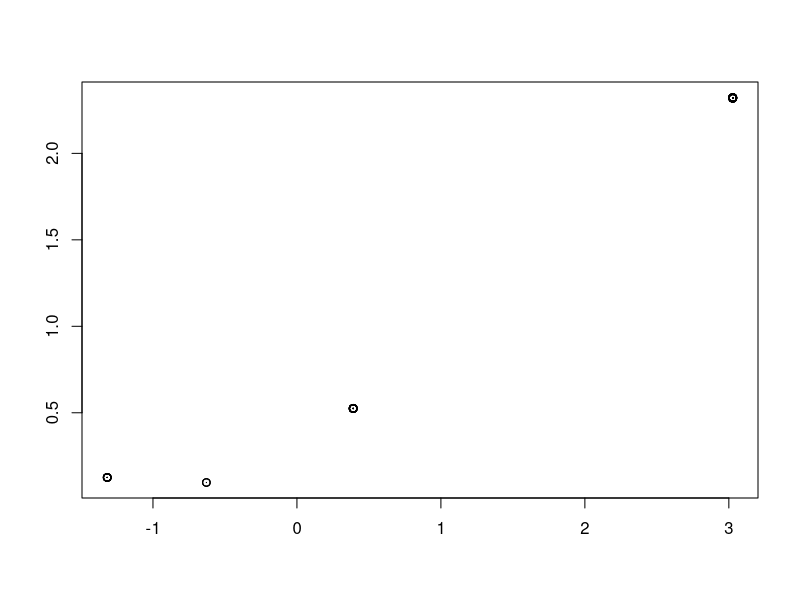
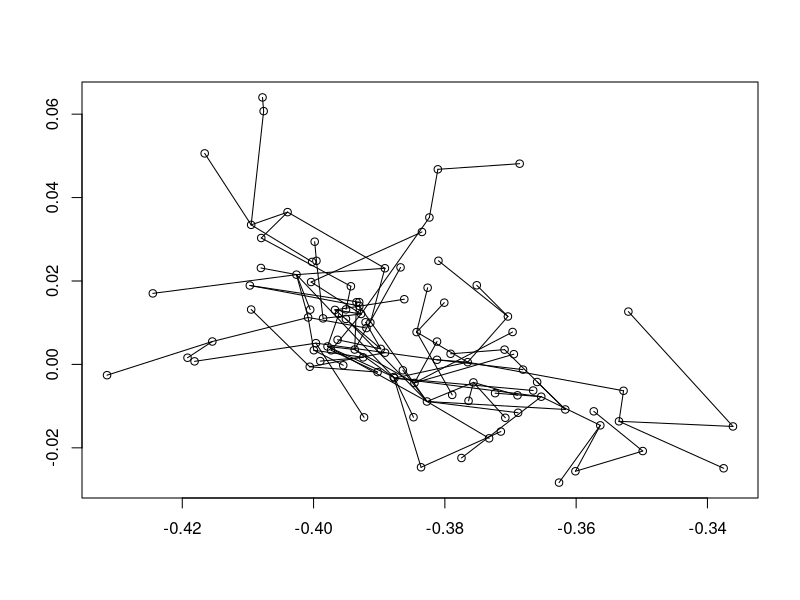

These figures' R source, in order:
# simulate y from the forest process, using the ground-up distribution and scale parameters simulated from the shrinkage prior
y<- matrix(0,nrow=0,ncol=2)

n<- 100

i=1
alpha=0.5

gamma = sqrt(1/rgamma(1,2,1))

a_sigma = 100
b_sigma = 10

xi_sigma = 1
eta_sigma = 1/rgamma(1,a_sigma,xi_sigma)
beta_sigma = rexp(1, rate=1/eta_sigma)

y<- rbind(y,rt(2,df=1)*gamma)
sigma<- numeric()
sigma<- c(sigma, 1/rgamma(1,b_sigma,beta_sigma))

edges<- numeric()
edges<- c(edges,1)

for(i in 2:n){
  sigma<- c(sigma, 1/rgamma(1,b_sigma,beta_sigma))
  
  j <- sample(i,1, prob= c(rep(1,i-1),alpha))
  edges<- c(edges,j)
  
  if(j == i){
    y<- rbind(y,rt(2,df=1)*gamma)
  }else{
    sigma_sd<- sqrt(sigma[i]*sigma[j])
    y<- rbind(y,rnorm(2,0,sd = sigma_sd)+y[j,])
  }
}

png("randomly_gen_data_shrunk_sigma.png",4,4,units = "in",res =300)
plot(y,xlab="",ylab="")
for(i in 1:n){
  if(i != edges[i]){
    lines(y[c(i,edges[i]),1],y[c(i,edges[i]),2])
  }
}
dev.off()


# simulate y from the forest process, using the ground-up distribution and scale parameters fixed to small value
y<- matrix(0,nrow=0,ncol=2)

n<- 100

i=1
alpha=0.5

gamma = 0.1
sigma_sd =  0.01


y<- rbind(y,rt(2,df=1)*gamma)
sigma<- numeric()
sigma<- c(sigma, 1/rgamma(1,b_sigma,beta_sigma))
edges<- numeric()
edges<- c(edges,1)

for(i in 2:n){
  sigma<- c(sigma, 1/rgamma(1,b_sigma,beta_sigma))
  
  j <- sample(i,1, prob= c(rep(1,i-1),alpha))
  edges<- c(edges,j)
  
  if(j == i){
    y<- rbind(y,rt(2,df=1)*gamma)
  }else{
    y<- rbind(y,rnorm(2,0,sd = sigma_sd)+y[j,])
  }
}



png("randomly_gen_data_fixed_sigma.png",4,4,units = "in",res =300)
plot(y,xlab="",ylab="")
for(i in 1:n){
  if(i != edges[i]){
   lines(y[c(i,edges[i]),1],y[c(i,edges[i]),2])
  }
}
dev.off()
